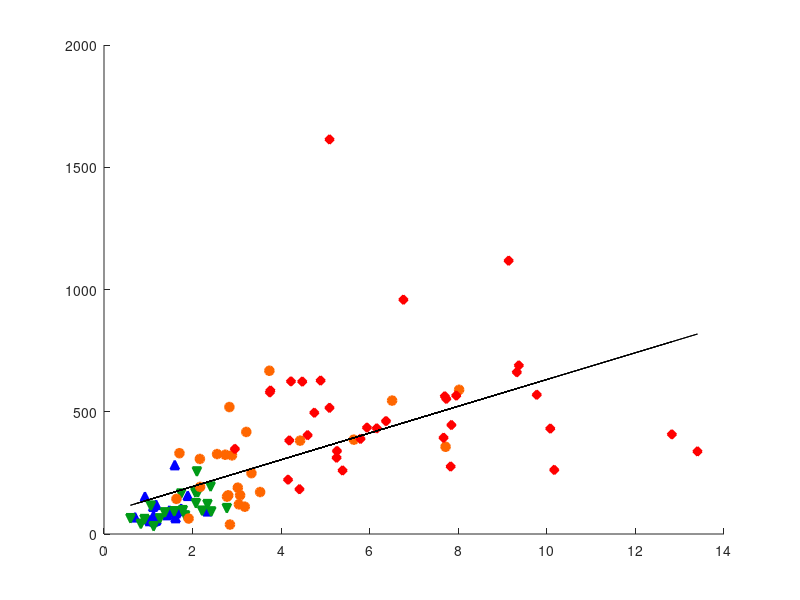

The MATLAB script that drew this image: (Note: this script raises an error after producing the figure.)
close all; clear all; clc
atWork = 0;
print_on = 1;

colorBlue = '#0000FF';
colorRed = '#FF0000';
colorBlack = '#000000';
colorGreen = '#009A17';
colorOrange = '#FF6600';
pt = 1.0;
FS = 14;

%% Plot Setup:
if atWork == 1
    figPos1 = [-1900, 100, 500, 400]; % Work
    figPos2 = [-1250, 400, 600, 600];
    figPos3 = [-600, 400, 600, 600];
    figPos4 = [-1900, 100, 600, 600];
    figPos5 = [-1250, 100, 600, 600];
    figPos6 = [-600, 100, 600, 300];
else
    figPos1 = [-1900, 150, 500, 400]; % Home
    figPos2 = [-1250, 500, 600, 600];
    figPos3 = [-600, 500, 600, 600];
    figPos4 = [-1900, 150, 600, 600];
    figPos5 = [-1250, 150, 600, 600];
    figPos6 = [-600, 150, 600, 300];
end

%%
load young_results.mat
load old_results.mat
load FL_results.mat
load NFL_results.mat
for ii = 1:20
    young.WOB(ii,1) = abs(young.WOB_dV{1, ii}(end,1));
end
for ii = 1:20
    old.WOB(ii,1) = abs(old.WOB_dV{1, ii}(end,1));
end
for ii = 1:25
    NFL.WOB(ii,1) = abs(NFL.WOB_dV{1, ii}(end,1));
end
for ii = 1:35
    FL.WOB(ii,1) = abs(FL.WOB_dV{1, ii}(end,1));
end
%% Linear regression line
% dlm = fitlm(NFL.R1insp,NFL.meanR2Phi,'Intercept', false)

%%
figure('Position',figPos1);

sz = 40;
scatter(young.R1insp,young.WOB,sz,'^',...
                'MarkerEdgeColor',colorBlue,...
                'MarkerFaceColor',colorBlue,...
                'LineWidth',1.5); hold on
scatter(old.R1insp,old.WOB,sz,'v',...
                'MarkerEdgeColor',colorGreen,...
                'MarkerFaceColor',colorGreen,...
                'LineWidth',1.5); hold on
scatter(NFL.R1insp,NFL.WOB,sz,...
                'MarkerEdgeColor',colorOrange,...
                'MarkerFaceColor',colorOrange,...
                'LineWidth',1.5); hold on
scatter(FL.R1insp,FL.WOB,sz,'d',...
                'MarkerEdgeColor',colorRed,...
                'MarkerFaceColor',colorRed,...
                'LineWidth',1.5); hold on

totalDataX = [young.R1insp old.R1insp NFL.R1insp FL.R1insp]';
totalDataY = [young.WOB; old.WOB; NFL.WOB; FL.WOB];
[p,S]=polyfit(totalDataX,totalDataY,1);
[yfit,delta]=polyval(p,totalDataX,S);
plot(totalDataX,yfit,'k');
RSS = sum((totalDataY-yfit).^2);
TSS = sum((totalDataY-mean(totalDataY)).^2);
Rsquared = 1-RSS/TSS;
anno = annotation('textbox', [0.70, 0.6, 0.1, 0.1], 'String', "R^2 = " + round(Rsquared,2));
anno.EdgeColor = 'w';
anno.BackgroundColor = 'w';
anno.FontSize = 12;
% h1.Color = 'k';
% h1.LineWidth = 1.5;
xlabel('R_{1,insp}')
ylabel('$ \int_{}^{} P_{eff} \,dV $','Interpreter','latex')
legend('young','old','NFL','FL','Location','northwest')
% xlim([0 20])
% ylim([0 35])
grid on
set(gca,'FontSize',14);

if print_on ==1
    print('-r400','-dpng','WOB.png');
else 
end

figure('Position',figPos1);
sz = 40;
scatter(young.R1insp,young.E_Array,sz,'^',...
                'MarkerEdgeColor',colorBlue,...
                'MarkerFaceColor',colorBlue,...
                'LineWidth',1.5); hold on
scatter(old.R1insp,old.E_Array,sz,'v',...
                'MarkerEdgeColor',colorGreen,...
                'MarkerFaceColor',colorGreen,...
                'LineWidth',1.5); hold on
scatter(NFL.R1insp,NFL.E_Array,sz,...
                'MarkerEdgeColor',colorOrange,...
                'MarkerFaceColor',colorOrange,...
                'LineWidth',1.5); hold on
scatter(FL.R1insp,FL.E_Array,sz,'d',...
                'MarkerEdgeColor',colorRed,...
                'MarkerFaceColor',colorRed,...
                'LineWidth',1.5); hold on

totalDataX = [young.R1insp old.R1insp NFL.R1insp FL.R1insp]';
totalDataY = [young.E_Array'; old.E_Array'; NFL.E_Array'; FL.E_Array'];
[p,S]=polyfit(totalDataX,totalDataY,1);
[yfit,delta]=polyval(p,totalDataX,S);
plot(totalDataX,yfit,'k');
RSS = sum((totalDataY-yfit).^2);
TSS = sum((totalDataY-mean(totalDataY)).^2);
Rsquared = 1-RSS/TSS;
anno = annotation('textbox', [0.70, 0.8, 0.1, 0.1], 'String', "R^2 = " + round(Rsquared,2));
anno.EdgeColor = 'w';
anno.BackgroundColor = 'w';
anno.FontSize = 12;
% h1.Color = 'k';
% h1.LineWidth = 1.5;
xlabel('R_{1,insp}')
ylabel('E (cmH_2O/L)')
legend('young','old','NFL','FL','Location','southeast')
% xlim([0 20])
% ylim([0 35])
grid on
set(gca,'FontSize',14);


if print_on ==1
    print('-r400','-dpng','E.png');
else 
end


       
